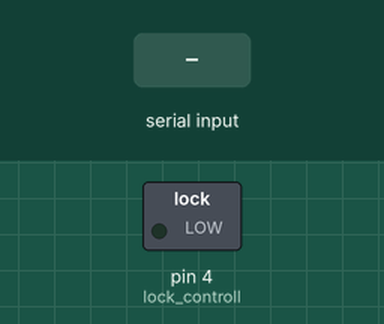
The sketch below on a simulated Arduino Uno, built with avr-gcc and run on an emulated ATmega328P. Shown: switched loads named in the sketch (green lamp = pin HIGH). Inputs (shaded band) come from the test bench.

Above: at 1.2 s.
1.3 s: "1" received over Serial
At 1.8 s:
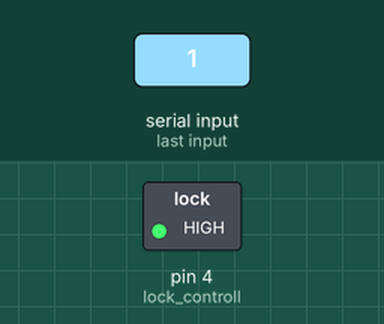
2.8 s: "0" received over Serial
At 4.2 s:
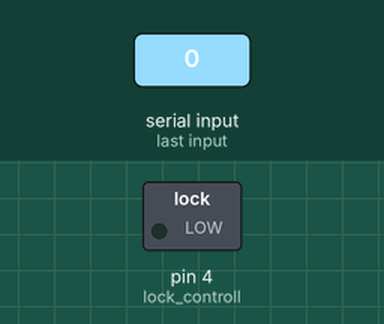
Timing chart, 0 to 5.8 s (numbered marks = the images above; inputs shaded):
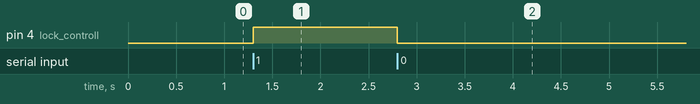

Measured:
- after the input at 1.3 s, pin 4 (lock_controll): LOW → HIGH at once
- after the input at 2.8 s, pin 4 (lock_controll): HIGH → LOW at once

The sketch:

arduino_uno.ino
```cpp
int lock_controll = 4;


void setup() {
  Serial.begin(9600);
  pinMode(lock_controll, OUTPUT);
}

void open_lock(){
  digitalWrite(lock_controll, HIGH);
}

void close_lock(){
  digitalWrite(lock_controll, LOW);
}

void loop() {
  if (Serial.available()) {
    char inChar = (char)Serial.read();

    if (inChar == '1'){
      open_lock();
    }else{
      close_lock();
    }
  }
}
```
